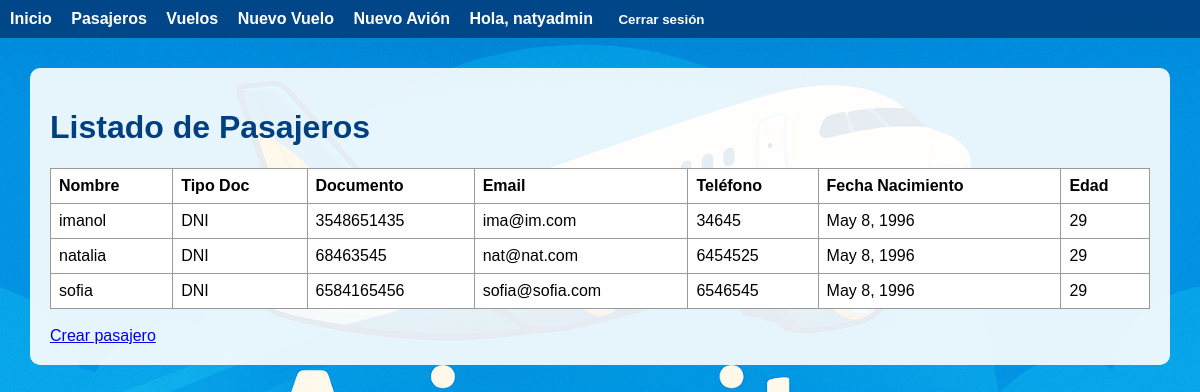
The app's page /pasajeros/ (signed in) with its own data.
### pasajeros/models.py (models this page shows, shortened)
class Pasajero(models.Model):
    TIPO_DOCUMENTO_CHOICES = [
        ('DNI', 'DNI'),
        ('PAS', 'Pasaporte'),
        ('LC', 'Libreta Cívica'),
        ('LE', 'Libreta de Enrolamiento'),
        ('OTRO', 'Otro'),
    ]
    nombre = models.CharField(max_length=100)
    tipo_documento = models.CharField(max_length=10, choices=TIPO_DOCUMENTO_CHOICES)
    documento = models.CharField(max_length=30, unique=True)
    email = models.EmailField()
    telefono = models.CharField(max_length=20)
    fecha_nacimiento = models.DateField()
    @property
    def edad(self):
        today = date.today()
        return today.year - self.fecha_nacimiento.year - (
            (today.month, today.day) < (self.fecha_nacimiento.month, self.fecha_nacimiento.day)
        )
    class Meta:
        verbose_name = 'Pasajero'
        verbose_name_plural = 'Pasajeros'
        ordering = ['nombre']

### pasajeros/views.py (the view)
# urls.py: path('', views.lista_pasajeros, name='listado_pasajeros'),
@login_required
def lista_pasajeros(request):
    if request.user.perfil and request.user.perfil.rol != 'admin':
        return redirect('home:index')
    pasajeros = Pasajero.objects.all()
    return render(request, 'pasajeros/pasajeros_list.html', {'pasajeros': pasajeros})

### usuarios/models.py (called while the page is built)
def get_perfil(self):
    return getattr(self, 'perfilusuario', None)

### pasajeros/templates/pasajeros/pasajeros_list.html
{% extends 'base.html' %}
{% block content %}
  <h1>Listado de Pasajeros</h1>
  <table border="1">
    <thead>
      <tr>
        <th>Nombre</th>
        <th>Tipo Doc</th>
        <th>Documento</th>
        <th>Email</th>
        <th>Teléfono</th>
        <th>Fecha Nacimiento</th>
        <th>Edad</th>
      </tr>
    </thead>
    <tbody>
      {% for p in pasajeros %}
        <tr>
          <td>{{ p.nombre }}</td>
          <td>{{ p.tipo_documento }}</td>
          <td>{{ p.documento }}</td>
          <td>{{ p.email }}</td>
          <td>{{ p.telefono }}</td>
          <td>{{ p.fecha_nacimiento }}</td>
          <td>{{ p.edad }}</td>
        </tr>
      {% endfor %}
    </tbody>
  </table>
  <br>
  <a href="{% url 'pasajeros:crear_pasajero' %}">Crear pasajero</a>
{% endblock %}

### home/templates/base.html (shortened to what this page needs)
{% load static %}
<!DOCTYPE html>
<html lang="es">
<head>
</head>
<body>
    <nav>
        <a href="{% url 'home:index' %}">Inicio</a>
        {% if user.is_authenticated %}
            {% if user.perfilusuario.rol == 'pasajero' %}
                <a href="{% url 'vuelos:vuelo_list' %}">Vuelos</a>
            {% elif user.perfilusuario.rol == 'operador' %}
                <a href="{% url 'pasajeros:listado_pasajeros' %}">Pasajeros</a>
                <a href="{% url 'vuelos:vuelo_list' %}">Vuelos</a>
            {% elif user.perfilusuario.rol == 'admin' %}
                <a href="{% url 'pasajeros:listado_pasajeros' %}">Pasajeros</a>
                <a href="{% url 'vuelos:vuelo_list' %}">Vuelos</a>
                <a href="{% url 'vuelos:crear_vuelo' %}">Nuevo Vuelo</a>
                <a href="{% url 'vuelos:crear_avion' %}">Nuevo Avión</a>
            {% endif %}
            <span>Hola, {{ user.username }}</span>
            <form action="{% url 'usuarios:logout' %}" method="post" style="display:inline;">
                <button type="submit">Cerrar sesión</button>
            </form>
        {% else %}
            <a href="{% url 'usuarios:login' %}">Iniciar sesión</a>
            <a href="{% url 'usuarios:registro' %}">Registrarse</a>
        {% endif %}
    </nav>
    <div class="container">
        {% block content %}
        {% endblock %}
    </div>
</body>
</html>

### records on screen
Pasajero: nombre "imanol", tipo_documento "DNI", documento "3548651435", email "ima@im.com", telefono "34645", fecha_nacimiento "May 8, 1996", edad "29"
Pasajero: nombre "natalia", tipo_documento "DNI", documento "68463545", email "nat@nat.com", telefono "6454525", fecha_nacimiento "May 8, 1996", edad "29"
Pasajero: nombre "sofia", tipo_documento "DNI", documento "6584165456", email "sofia@sofia.com", telefono "6546545", fecha_nacimiento "May 8, 1996", edad "29"

### other values on screen
{{ user.username }} "natyadmin"
